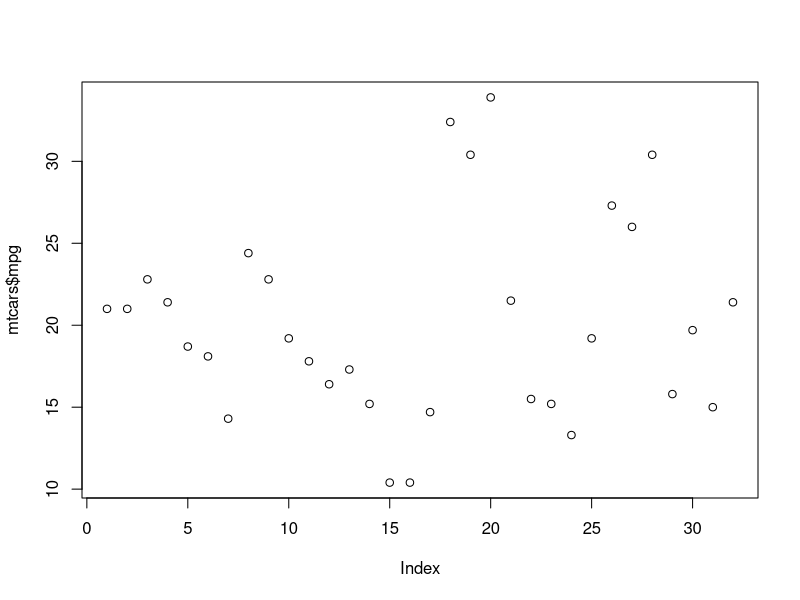
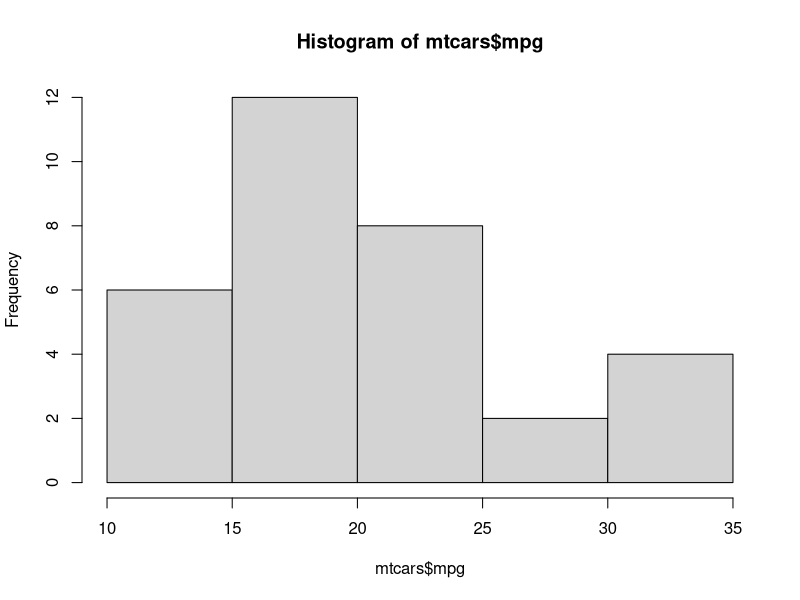
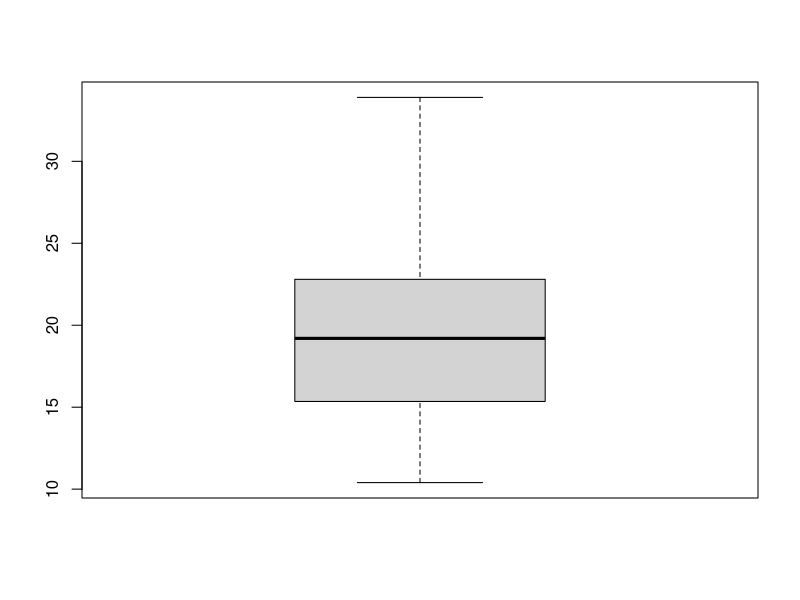

Write the R code that produced these figures, in order.
## ---- chunk 1
 1 - (1 + 10^(-15))
## ---- chunk 2
 log10(25) + log(2) + log(10, base = 4)
## ---- chunk 3
exp(5) + abs(-7)
## ---- chunk 4
cos(pi) + sin(pi/2)
## ---- chunk 5
temp <- c(26.1,26.7,22.7,16.8)
cidade <- c("João Pessoa", "Manaus", "Salvador", "Curitiba")
estado <- c("Paraíba", "Amazonas", "Bahia", "Paraná")
## ---- chunk 6
lista <- list(temp,cidade,estado)
lista
## ---- chunk 7
lista[1]
## ---- chunk 8
lista[c(2,3)]
## ---- chunk 9
lista[[1]]
## ---- chunk 10
A <- matrix(c(1:16), nrow = 4, byrow =  T)
## ---- chunk 11
At <- matrix(c(1:16), nrow = 4, byrow =  F)
## ---- chunk 12
t(A)
## ---- chunk 13
A[3,4]
## ---- chunk 14
A[,2]
## ---- chunk 15
A[1,]
## ---- chunk 16
rowSums(A)
## ---- chunk 17
colSums(A)
## ---- chunk 18
m1 <- matrix(c(3, 9, -1, 4, 2, 6), nrow = 2)
m2 <- matrix(c(5, 2, 0, 9, 3, 4), nrow = 2)
## ---- chunk 19
m1 + m2
## ---- chunk 20
m1 - m2
## ---- chunk 21
m1 * m2
## ---- chunk 22
m1/m2
## ---- chunk 23
data("mtcars")
help(mtcars)
## ---- chunk 24
class(mtcars)
## ---- chunk 25
head(mtcars)
tail(mtcars)
## ---- chunk 26
head(mtcars,10)
tail(mtcars,3)
## ---- chunk 27
str(mtcars)
## ---- chunk 28
names(mtcars)
## ---- chunk 29
dim(mtcars)
## ---- chunk 30
mtcars[,1:6]
## ---- chunk 31
mtcars$gear <- as.integer(mtcars$gear)
## ---- chunk 32
max(mtcars$hp)
min(mtcars$hp)
## ---- chunk 33
mean(mtcars$wt)
median(mtcars$wt)
## ---- chunk 34
quantile(mtcars$mpg)
## ---- chunk 35
subset(mtcars, mpg >= 20)
## ---- chunk 36
plot(mtcars$mpg)
## ---- chunk 37
hist(mtcars$mpg)
## ---- chunk 38
boxplot(mtcars$mpg)
